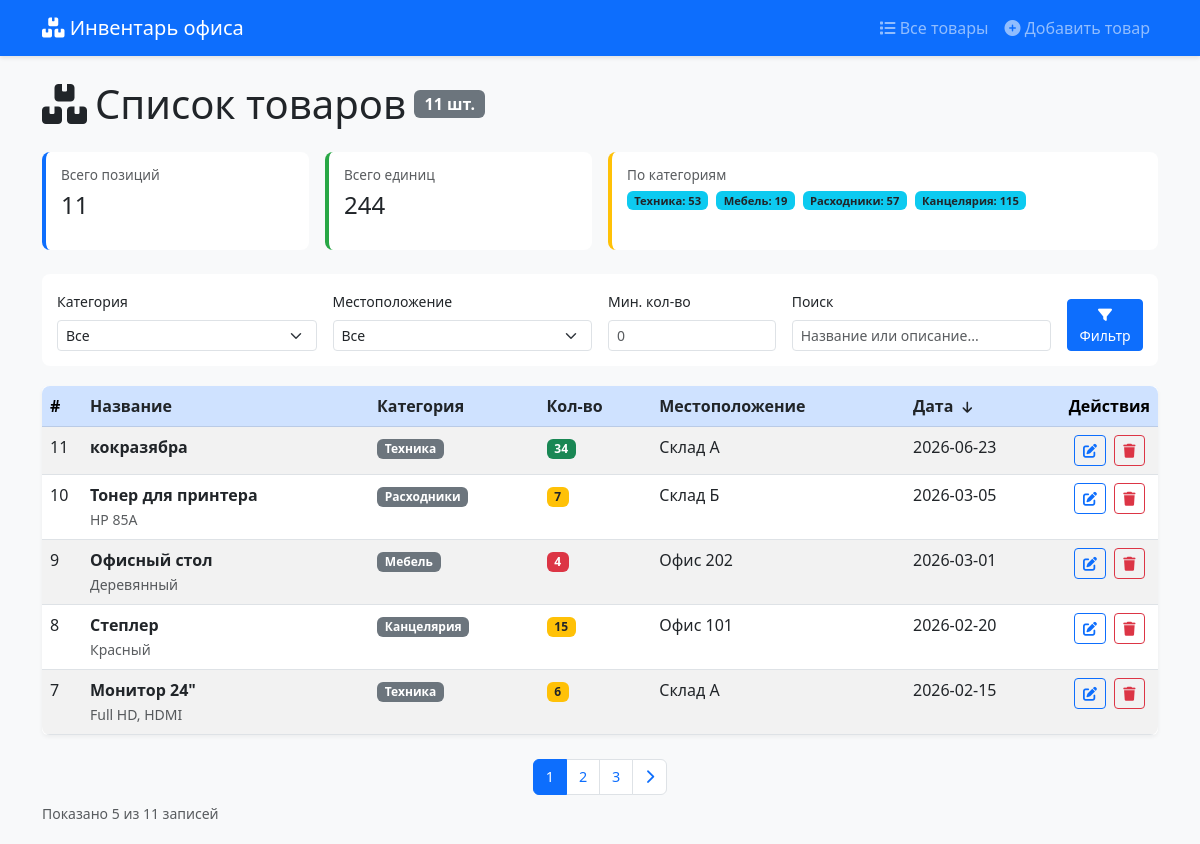
The page / on the database its author committed.
### tables this page shows
CREATE TABLE items (
            id INTEGER PRIMARY KEY AUTOINCREMENT,
            name TEXT NOT NULL,
            category TEXT NOT NULL,
            quantity INTEGER NOT NULL,
            location TEXT NOT NULL,
            description TEXT,
            date_added DATE NOT NULL
        );

### app.py (the view)
@app.route('/')
def index():
    category = request.args.get('category', '')
    location = request.args.get('location', '')
    min_quantity = request.args.get('min_quantity', '')
    search = request.args.get('search', '')
    sort_by = request.args.get('sort', 'date_added')
    sort_order = request.args.get('order', 'desc')
    page = request.args.get('page', 1, type=int)
    per_page = 5
    filters = {
        'category': category,
        'location': location,
        'min_quantity': min_quantity,
        'search': search
    }
    conn = get_db_connection()
    all_items = conn.execute("SELECT * FROM items").fetchall()
    conn.close()
    all_items = [dict(item) for item in all_items]
    filtered_items = filter_items(all_items, filters)
    sorted_items = sort_items(filtered_items, sort_by, sort_order)
    total_items = len(sorted_items)
    total_pages = math.ceil(total_items / per_page) if total_items > 0 else 1
    if page < 1:
        page = 1
    if page > total_pages:
        page = total_pages
    start = (page - 1) * per_page
    end = start + per_page
    items_page = sorted_items[start:end]
    stats = get_statistics(all_items)  # статистика по ВСЕМ товарам
    categories, locations = get_filter_options()
    return render_template('index.html',
                         items=items_page,
                         categories=categories,
                         locations=locations,
                         current_filters=filters,
                         sort_by=sort_by,
                         sort_order=sort_order,
                         current_page=page,
                         total_pages=total_pages,
                         total_items=total_items,
                         stats=stats)

### templates/index.html (shortened to what this page needs)
{% extends "base.html" %}
{% block content %}
<div class="row">
    <div class="col-12">
        <h1 class="mb-3 mb-sm-4 d-flex align-items-center flex-wrap">
            <i class="fas fa-boxes me-2"></i>
            <span class="d-none d-sm-inline">Список товаров</span>
            <span class="badge bg-secondary fs-6 ms-2">{{ total_items }} шт.</span>
        </h1>
        <div class="row mb-3 mb-sm-4 g-2 g-sm-3">
            <div class="col-6 col-md-3">
                <div class="stats-card">
                    <h6 class="text-muted small">Всего позиций</h6>
                    <h3 class="mb-0">{{ stats.total_items }}</h3>
                </div>
            </div>
            <div class="col-6 col-md-3">
                <div class="stats-card" style="border-left-color: #28a745;">
                    <h6 class="text-muted small">Всего единиц</h6>
                    <h3 class="mb-0">{{ stats.total_quantity }}</h3>
                </div>
            </div>
            <div class="col-12 col-md-6">
                <div class="stats-card" style="border-left-color: #ffc107;">
                    <h6 class="text-muted small">По категориям</h6>
                    <div class="d-flex flex-wrap gap-1 gap-sm-2">
                        {% for cat in stats.categories %}
                            <span class="badge bg-info text-dark" style="font-size: 0.7rem;">
                                {{ cat.category }}: {{ cat.total_quantity }}
                            </span>
                        {% endfor %}
                    </div>
                </div>
            </div>
        </div>
        <div class="filter-section">
            <form method="GET" action="{{ url_for('index') }}" class="row g-2 g-sm-3">
                <div class="col-12 col-sm-6 col-md-3">
                    <label class="form-label small">Категория</label>
                    <select name="category" class="form-select form-select-sm">
                        <option value="">Все</option>
                    </select>
                </div>
                <div class="col-12 col-sm-6 col-md-3">
                    <label class="form-label small">Местоположение</label>
                    <select name="location" class="form-select form-select-sm">
                        <option value="">Все</option>
                    </select>
                </div>
                <div class="col-6 col-sm-3 col-md-2">
                    <label class="form-label small">Мин. кол-во</label>
                    <input type="number" name="min_quantity" class="form-control form-control-sm"
                           value="{{ current_filters.min_quantity }}" min="0" placeholder="0">
                </div>
                <div class="col-12 col-sm-6 col-md-3">
                    <label class="form-label small">Поиск</label>
                    <input type="text" name="search" class="form-control form-control-sm"
                           placeholder="Название или описание..."
                           value="{{ current_filters.search }}">
                </div>
                <div class="col-6 col-sm-3 col-md-1 d-flex align-items-end">
                    <button type="submit" class="btn btn-primary btn-sm w-100">
                        <i class="fas fa-filter"></i>
                        <span class="d-none d-md-inline">Фильтр</span>
                    </button>
                </div>
            </form>
        </div>
        <div class="card">
            <div class="card-body p-0">
                <div class="table-responsive">
                    <table class="table table-hover table-striped mb-0" style="min-width: 600px;">
                        <thead class="table-primary">
                            <tr>
                                <th style="width: 40px;">#</th>
                                <th>
                                    <a href="?sort=name&order={% if sort_by == 'name' and sort_order == 'asc' %}desc{% else %}asc{% endif %}&category={{ current_filters.category }}&location={{ current_filters.location }}&min_quantity={{ current_filters.min_quantity }}&search={{ current_filters.search }}&page=1"
                                       class="text-decoration-none text-dark">
                                        Название
                                    </a>
                                </th>
                                <th class="d-none d-sm-table-cell">
                                    <a href="?sort=category&order={% if sort_by == 'category' and sort_order == 'asc' %}desc{% else %}asc{% endif %}&category={{ current_filters.category }}&location={{ current_filters.location }}&min_quantity={{ current_filters.min_quantity }}&search={{ current_filters.search }}&page=1"
                                       class="text-decoration-none text-dark">
                                        Категория
                                    </a>
                                </th>
                                <th>
                                    <a href="?sort=quantity&order={% if sort_by == 'quantity' and sort_order == 'asc' %}desc{% else %}asc{% endif %}&category={{ current_filters.category }}&location={{ current_filters.location }}&min_quantity={{ current_filters.min_quantity }}&search={{ current_filters.search }}&page=1"
                                       class="text-decoration-none text-dark">
                                        Кол-во
                                    </a>
                                </th>
                                <th class="d-none d-md-table-cell">
                                    <a href="?sort=location&order={% if sort_by == 'location' and sort_order == 'asc' %}desc{% else %}asc{% endif %}&category={{ current_filters.category }}&location={{ current_filters.location }}&min_quantity={{ current_filters.min_quantity }}&search={{ current_filters.search }}&page=1"
                                       class="text-decoration-none text-dark">
                                        Местоположение
                                    </a>
                                </th>
                                <th class="d-none d-lg-table-cell">
                                    <a href="?sort=date_added&order={% if sort_by == 'date_added' and sort_order == 'asc' %}desc{% else %}asc{% endif %}&category={{ current_filters.category }}&location={{ current_filters.location }}&min_quantity={{ current_filters.min_quantity }}&search={{ current_filters.search }}&page=1"
                                       class="text-decoration-none text-dark">
                                        Дата
                                        {% if sort_by == 'date_added' %}
                                            <i class="fas fa-arrow-{{ 'up' if sort_order == 'asc' else 'down' }} sort-arrow"></i>
                                        {% endif %}
                                    </a>
                                </th>
                                <th class="text-center" style="width: 80px;">Действия</th>
                            </tr>
                        </thead>
                        <tbody>
                            {% if items %}
                                {% for item in items %}
                                    <tr>
                                        <td>{{ item.id }}</td>
                                        <td>
                                            <strong>{{ item.name }}</strong>
                                            {% if item.description %}
                                                <br><small class="text-muted d-none d-md-inline">{{ item.description|truncate(30) }}</small>
                                                <br><small class="text-muted d-inline d-md-none">{{ item.description|truncate(15) }}</small>
                                            {% endif %}
                                        </td>
                                        <td class="d-none d-sm-table-cell">
                                            <span class="badge bg-secondary">{{ item.category }}</span>
                                        </td>
                                        <td>
                                            {% if item.quantity <= 5 %}
                                                <span class="badge bg-danger">{{ item.quantity }}</span>
                                            {% elif item.quantity <= 20 %}
                                                <span class="badge bg-warning text-dark">{{ item.quantity }}</span>
                                            {% else %}
                                                <span class="badge bg-success">{{ item.quantity }}</span>
                                            {% endif %}
                                        </td>
                                        <td class="d-none d-md-table-cell">{{ item.location }}</td>
                                        <td class="d-none d-lg-table-cell">{{ item.date_added }}</td>
                                        <td class="text-center" style="white-space: nowrap;">
                                            <a href="{{ url_for('edit_item', id=item.id) }}"
                                               class="btn btn-sm btn-outline-primary btn-action">
                                                <i class="fas fa-edit"></i>
                                            </a>
                                            <form method="POST" action="{{ url_for('delete_item', id=item.id) }}"
                                                  class="delete-form d-inline">
                                                <button type="submit" class="btn btn-sm btn-outline-danger btn-action">
                                                    <i class="fas fa-trash"></i>
                                                </button>
                                            </form>
                                        </td>
                                    </tr>
                                {% endfor %}
                            {% endif %}
                        </tbody>
                    </table>
                </div>
            </div>
        </div>
        {% if total_pages > 1 %}
            <nav class="mt-3 mt-sm-4" aria-label="Навигация по страницам">
                <ul class="pagination">
                    {% for p in range(1, total_pages + 1) %}
                        <li class="page-item {% if p == current_page %}active{% endif %}">
                            <a class="page-link" href="?page={{ p }}&sort={{ sort_by }}&order={{ sort_order }}&category={{ current_filters.category }}&location={{ current_filters.location }}&min_quantity={{ current_filters.min_quantity }}&search={{ current_filters.search }}">
                                {{ p }}
                            </a>
                        </li>
                    {% endfor %}
                    {% if current_page < total_pages %}
                        <li class="page-item">
                            <a class="page-link" href="?page={{ current_page + 1 }}&sort={{ sort_by }}&order={{ sort_order }}&category={{ current_filters.category }}&location={{ current_filters.location }}&min_quantity={{ current_filters.min_quantity }}&search={{ current_filters.search }}">
                                <i class="fas fa-chevron-right"></i>
                            </a>
                        </li>
                    {% endif %}
                </ul>
            </nav>
        {% endif %}
        <div class="text-muted small mt-2">
            Показано {{ items|length }} из {{ total_items }} записей
        </div>
    </div>
</div>
{% endblock %}

### templates/base.html (shortened to what this page needs)
<!DOCTYPE html>
<html lang="ru">
<head>
    <link href="https://cdn.jsdelivr.net/npm/bootstrap@5.3.0-alpha1/dist/css/bootstrap.min.css" rel="stylesheet">
    <link rel="stylesheet" href="https://cdnjs.cloudflare.com/ajax/libs/font-awesome/6.0.0/css/all.min.css">
</head>
<body>
    <nav class="navbar navbar-expand-lg navbar-dark bg-primary">
        <div class="container">
            <a class="navbar-brand" href="{{ url_for('index') }}">
                <i class="fas fa-boxes"></i>
                <span class="d-none d-sm-inline">Инвентарь офиса</span>
            </a>
            <div class="collapse navbar-collapse" id="navbarNav">
                <ul class="navbar-nav ms-auto">
                    <li class="nav-item">
                        <a class="nav-link" href="{{ url_for('index') }}">
                            <i class="fas fa-list"></i>
                            <span class="d-none d-sm-inline">Все товары</span>
                        </a>
                    </li>
                    <li class="nav-item">
                        <a class="nav-link" href="{{ url_for('add_item') }}">
                            <i class="fas fa-plus-circle"></i>
                            <span class="d-none d-sm-inline">Добавить товар</span>
                        </a>
                    </li>
                </ul>
            </div>
        </div>
    </nav>
    <div class="container mt-3 mt-sm-4">
        {% block content %}{% endblock %}
    </div>
</body>
</html>

### rows shown on the page
items: category "Техника", total_quantity "53"
items: category "Мебель", total_quantity "19"
items: category "Расходники", total_quantity "57"
items: category "Канцелярия", total_quantity "115"
items: id "11", name "кокразябра", category "Техника", quantity "34", location "Склад А", date_added "2026-06-23"
items: id "10", name "Тонер для принтера", description "HP 85A", category "Расходники", quantity "7", location "Склад Б", date_added "2026-03-05"
items: id "9", name "Офисный стол", description "Деревянный", category "Мебель", quantity "4", location "Офис 202", date_added "2026-03-01"
items: id "8", name "Степлер", description "Красный", category "Канцелярия", quantity "15", location "Офис 101", date_added "2026-02-20"
items: id "7", name "Монитор 24\"", description "Full HD, HDMI", category "Техника", quantity "6", location "Склад А", date_added "2026-02-15"

### other values the page prints
{{ total_items }} "11"
{{ stats.total_items }} "11"
{{ stats.total_quantity }} "244"
{{ p }} "1" "2" "3"
{{ items|length }} "5"
